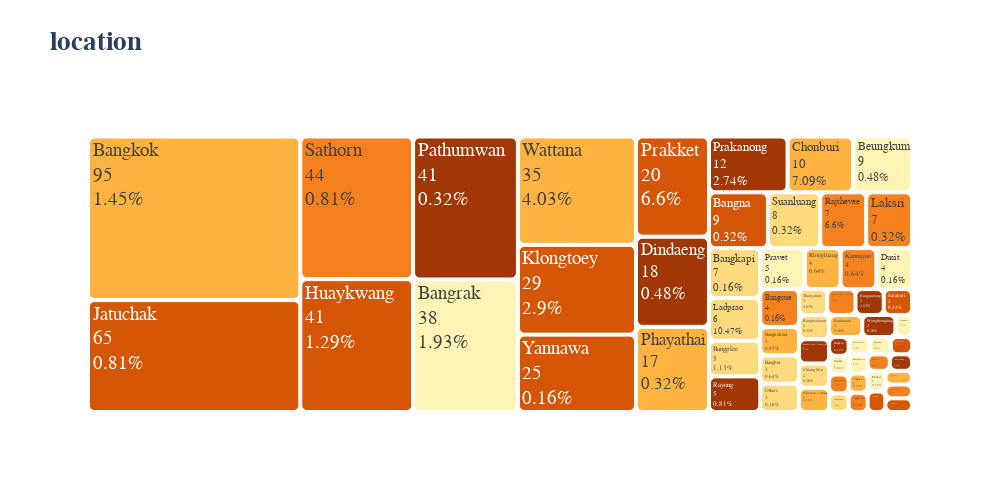

The cell this chart's notebook holds for it:
### Markdown cell above
![treemap3.png](attachment:treemap3.png)

### Code cell
treemap(df=df, column='location')

### Figure 1 — Plotly figure (JSON) as saved in the notebook; plotly's stock layout.template omitted (floating-point values rounded to 4 significant figures)
{"data": [{"branchvalues": "total", "customdata": [15.3, 10.47, 7.09, 6.6, 6.6, 6.12, 5.64, 4.67, 4.03, 3.22, 2.9, 2.74, 1.93, 1.61, 1.45, 1.45, 1.29, 1.13, 1.13, 1.13, 0.97, 0.81, 0.81, 0.81, 0.64, 0.64, 0.64, 0.64, 0.48, 0.48, 0.48, 0.32, 0.32, 0.32, 0.32, 0.32, 0.32, 0.32, 0.32, 0.32, 0.32, 0.16, 0.16, 0.16, 0.16, 0.16, 0.16, 0.16, 0.16, 0.16, 0.16, 0.16, 0.16, 0.16, 0.16, 0.16, 0.16, 0.16, 0.16], "domain": {"x": [0, 1], "y": [0, 1]}, "hovertemplate": "labels=%{label}<br>value=%{value}<br>parent=%{parent}<br>id=%{id}<br>location=%{customdata[0]}<extra></extra>", "ids": ["Thonburi", "Ladprao", "Chonburi", "Rajthevee", "Prakket", "Bangbon", "Saimai", "Thanyaburi", "Wattana", "Phrapradaeng", "Klongtoey", "Prakanong", "Bangrak", "Donmuang", "Bangkok", "Pathumthani > Muang", "Huaykwang", "Bangsaotong", "Pasicharoen", "Bangplee", "Bangkoknoi", "Sathorn", "Jatuchak", "Rayong", "Bangkhen", "Bangbor", "Klongluang", "Kannayao", "Bangkok Area - Pathumthani", "Dindaeng", "Beungkum", "Suanluang", "Phayathai", "Laksri", "Saraburi", "Pathumwan", "Bangkhuntien", "Bangkor-laem", "Tung-kru", "Songkhla", "Bangna", "Bangkok Area - Samutsakorn", "Dusit", "Chiang Mai", "Nonthaburi > Muang", "Eastern", "Yannawa", "lamlookka", "Phuket", "Bangkapi", "Ratburana", "Bangsue", "Nakhon Ratchasima", "Wangthonglang", "Pravet", "Others", "Bangkok Area - Nonthaburi", "Bangkok Area - Samutprakarn", "Samutprakarn > Muang"], "labels": ["Thonburi", "Ladprao", "Chonburi", "Rajthevee", "Prakket", "Bangbon", "Saimai", "Thanyaburi", "Wattana", "Phrapradaeng", "Klongtoey", "Prakanong", "Bangrak", "Donmuang", "Bangkok", "Pathumthani > Muang", "Huaykwang", "Bangsaotong", "Pasicharoen", "Bangplee", "Bangkoknoi", "Sathorn", "Jatuchak", "Rayong", "Bangkhen", "Bangbor", "Klongluang", "Kannayao", "Bangkok Area - Pathumthani", "Dindaeng", "Beungkum", "Suanluang", "Phayathai", "Laksri", "Saraburi", "Pathumwan", "Bangkhuntien", "Bangkor-laem", "Tung-kru", "Songkhla", "Bangna", "Bangkok Area - Samutsakorn", "Dusit", "Chiang Mai", "Nonthaburi > Muang", "Eastern", "Yannawa", "lamlookka", "Phuket", "Bangkapi", "Ratburana", "Bangsue", "Nakhon Ratchasima", "Wangthonglang", "Pravet", "Others", "Bangkok Area - Nonthaburi", "Bangkok Area - Samutprakarn", "Samutprakarn > Muang"], "marker": {"colors": ["#fff4b6", "#feda7e", "#feb23f", "#f4811d", "#d55607", "#a03704", "#fff4b6", "#feda7e", "#feb23f", "#f4811d", "#d55607", "#a03704", "#fff4b6", "#feda7e", "#feb23f", "#f4811d", "#d55607", "#a03704", "#fff4b6", "#feda7e", "#feb23f", "#f4811d", "#d55607", "#a03704", "#fff4b6", "#feda7e", "#feb23f", "#f4811d", "#d55607", "#a03704", "#fff4b6", "#feda7e", "#feb23f", "#f4811d", "#d55607", "#a03704", "#fff4b6", "#feda7e", "#feb23f", "#f4811d", "#d55607", "#a03704", "#fff4b6", "#feda7e", "#feb23f", "#f4811d", "#d55607", "#a03704", "#fff4b6", "#feda7e", "#feb23f", "#f4811d", "#d55607", "#a03704", "#fff4b6", "#feda7e", "#feb23f", "#f4811d", "#d55607"], "cornerradius": 5}, "name": "", "parents": ["", "", "", "", "", "", "", "", "", "", "", "", "", "", "", "", "", "", "", "", "", "", "", "", "", "", "", "", "", "", "", "", "", "", "", "", "", "", "", "", "", "", "", "", "", "", "", "", "", "", "", "", "", "", "", "", "", "", ""], "texttemplate": "%{label}<br>%{value}<br>%{customdata}%", "type": "treemap", "values": [1, 6, 10, 7, 20, 1, 1, 2, 35, 1, 29, 12, 38, 1, 95, 2, 41, 2, 1, 5, 3, 44, 65, 5, 1, 3, 4, 4, 1, 18, 9, 8, 17, 7, 2, 41, 1, 2, 1, 1, 9, 2, 4, 2, 2, 1, 25, 1, 1, 7, 2, 4, 1, 2, 5, 3, 1, 1, 1]}], "layout": {"font": {"family": "Franklin Gothic", "size": 19}, "height": 500, "legend": {"tracegroupgap": 0}, "title": {"text": "<b>location</b>"}, "treemapcolorway": ["#fff4b6", "#feda7e", "#feb23f", "#f4811d", "#d55607", "#a03704"], "width": 1000}}
